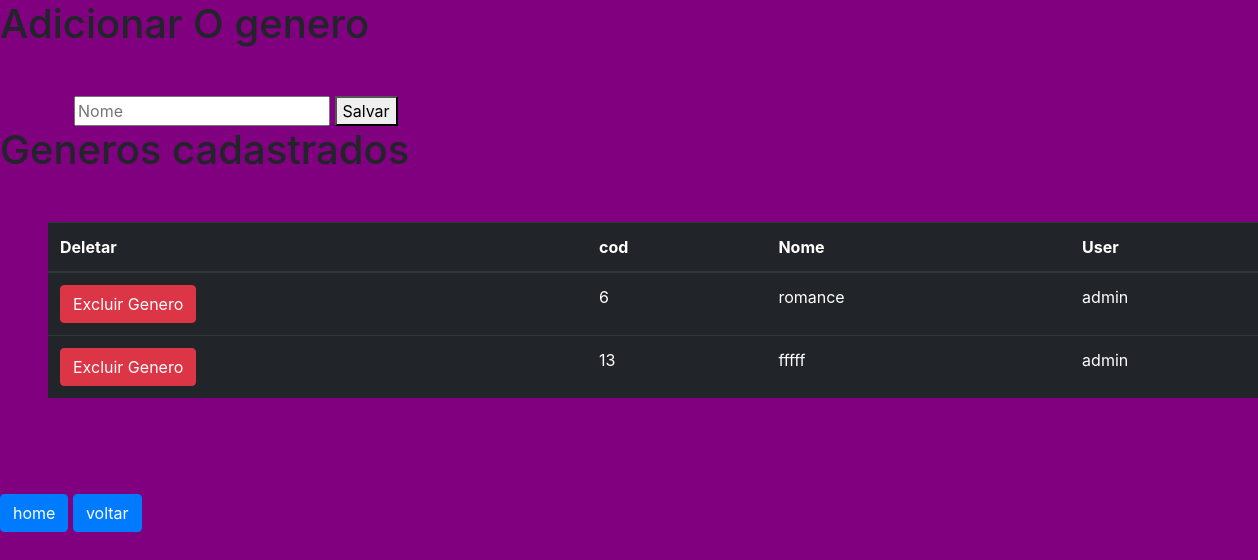
The app's page /add-genero/ (signed in) with its own data.
### bibliotecaApp/models.py (models this page shows, shortened)
class Genero(models.Model):
    cod = models.IntegerField(unique=True)
    user = models.ForeignKey(CustomUser, on_delete=models.CASCADE)
    empresa = models.ForeignKey(Empresas, on_delete=models.CASCADE)
    name = models.CharField(max_length=255)
    class Meta:
        verbose_name = 'Gênero'
        verbose_name_plural = 'Gêneros'

### accounts/models.py (models this page shows)
class CustomUser(AbstractUser):
    cargo = models.ForeignKey(Cargos, on_delete=models.SET_NULL, null=True, blank=True)
    empresa = models.ForeignKey(Empresas, on_delete=models.SET_NULL, null=True, blank=True)
    groups = models.ManyToManyField(
        'auth.Group',
        related_name='customuser_groups',  # Altere para o nome que preferir
        blank=True,
        verbose_name='groups',
        help_text='The groups this user belongs to. A user will get all permissions granted to each of their groups.',
    )
    user_permissions = models.ManyToManyField(
        'auth.Permission',
        related_name='customuser_permissions',  # Altere para o nome que preferir
        blank=True,
        verbose_name='user permissions',
        help_text='Specific permissions for this user.',
    )
    def __str__(self):
        return self.username

### bibliotecaApp/views.py (the view)
# urls.py: path('add-genero/', views.add_genero, name='add-genero'),
@login_required(redirect_field_name='login')
def add_genero(request):
    if request.method == 'POST':
        cod = randint(100, 10000)
        name = request.POST.get('name')
        existente_genero = Genero.objects.filter(name=name).first()
        if existente_genero:
            messages.error(request, 'Não é possível criar este gênero pois há livros emprestados associados a ele.', extra_tags='warning')
            return redirect('add-genero')
        else:
            new_genero = Genero.objects.create(
                user_id=request.user.id, empresa_id=request.user.empresa.id,
                name=name, cod=cod
            )
            messages.success(request, 'Gênero criado com sucesso.', extra_tags='success')
            return redirect('add-genero')
    else:
        generos = Genero.objects.all()
        return render(request, 'pages/add-genero.html', {'generos': generos})

### cliente/models.py (called while the page is built)
    def save(self, *args, **kwargs):
        if not self.cod:
            self.cod = str(uuid4())
        super().save(*args, **kwargs)

### bibliotecaApp/templates/pages/add-genero.html (shortened to what this page needs)
{% load static %}
<!DOCTYPE html>
<html lang="en">
<head>
    <link rel="stylesheet" href="https://stackpath.bootstrapcdn.com/bootstrap/4.1.3/css/bootstrap.min.css">
    <link rel="stylesheet" href="{% static 'css/global.css' %}">
</head>
<body>
    <h1> Adicionar O genero</h1>
    <form method="POST"  class="container mt-5" enctype="multipart/form-data">{% csrf_token %}
        <input type="text" name="name" placeholder="Nome">
        <button type="submit">Salvar</button>
    </form>
    <h1> Generos cadastrados </h1>
    <table class="table table-dark m-5">
        <thead>
          <tr>
            <th scope="col">Deletar</th>
            <th scope="col">cod</th>
            <th scope="col">Nome</th>
            <th scope="col">User</th>
          </tr>
        </thead>
        <tbody>
          <tr>
            {% for genero in generos %}
            <td><a href="{% url 'delete-genero' genero.id %}" class="btn btn-danger">Excluir Genero </a></td>
            <td>{{ genero.id }}</td>
            <td>{{ genero.name }}</td>
            <td>{{ genero.user }}</td>
          </tr>
          {% endfor %}
        </tbody>
      </table>
    <a href="{% url 'home' %}" class=" btn btn-primary mt-5 mb-1"> home</a>
    <a href="{% url 'add-livro' %}" class=" btn btn-primary mt-5 mb-1"> voltar</a>
</body>
</html>

### templates/static/css/global.css (style rules this page uses)
body { background-color: purple; }

### records on screen
Genero: id "6", name "romance", user "admin"
Genero: id "13", name "fffff", user "admin"
